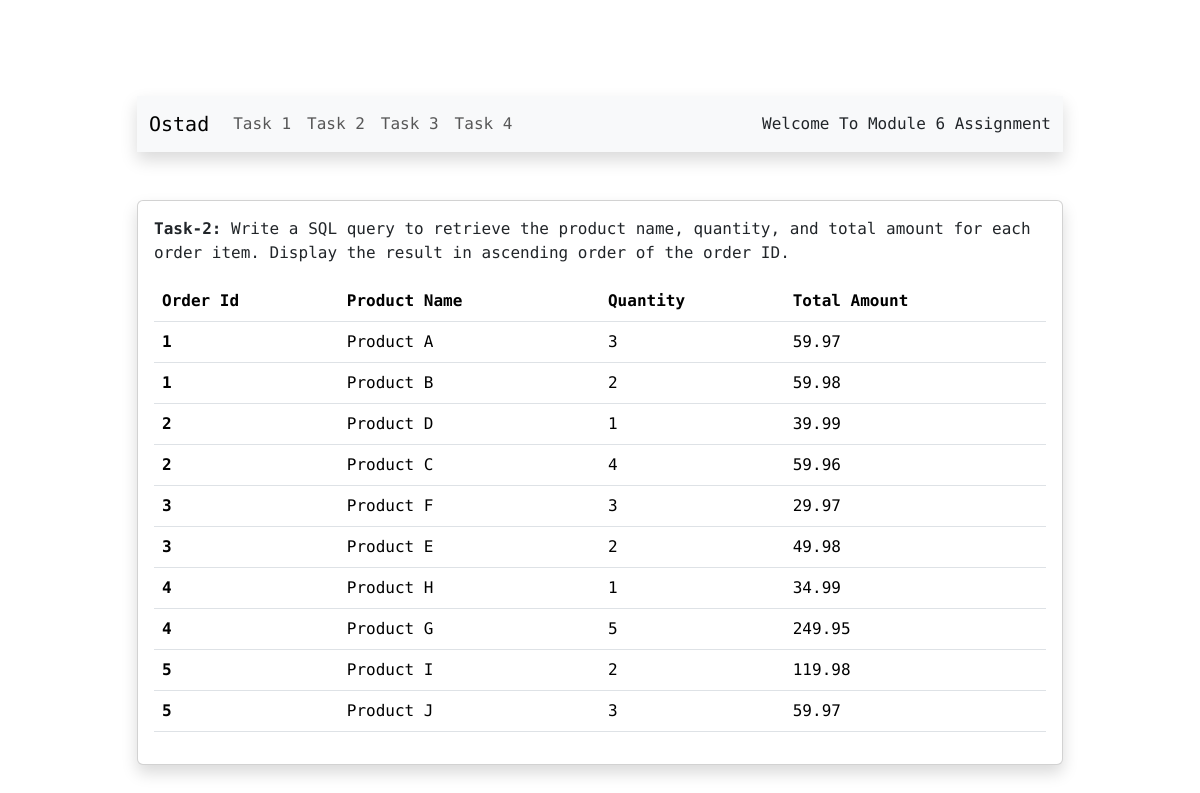
Screenshot of /task_2.php with the database file from the repository.
### tables this page shows
CREATE TABLE `order_items` (
  `order_item_id` int(11) NOT NULL,
  `order_id` bigint(150) NOT NULL,
  `product_id` bigint(150) NOT NULL,
  `quantity` int(11) NOT NULL DEFAULT 0,
  `unit_price` decimal(10,2) NOT NULL
);

CREATE TABLE `orders` (
  `order_id` int(11) NOT NULL,
  `customer_id` bigint(150) NOT NULL,
  `order_date` datetime NOT NULL DEFAULT current_timestamp(),
  `total_amount` decimal(10,2) NOT NULL DEFAULT 0.00
);

CREATE TABLE `products` (
  `product_id` int(11) NOT NULL,
  `category_id` int(11) NOT NULL DEFAULT 0,
  `name` varchar(150) NOT NULL,
  `description` text NOT NULL,
  `price` decimal(10,2) NOT NULL
);

### task_2.php (the view, shortened to what this page needs)
<?php
    include('./config.php');
    $query_two = "SELECT o.order_id, p.name AS product_name, oi.quantity, (oi.quantity * oi.unit_price) AS total_amount FROM order_items AS oi INNER JOIN products AS p ON oi.product_id = p.product_id INNER JOIN orders AS o ON oi.order_id = o.order_id ORDER BY o.order_id ASC;";
    $result_two = $mysqli->query($query_two);
?>
<!DOCTYPE html>
<html lang="en">
<head>
    <link rel="stylesheet" href="./assets/css/bootstrap.min.css">
    <link rel="stylesheet" href="assets/css/style.css">
</head>
<body>
    <div class="container">
        <div class="row my-5">
            <div class="col-md-1"></div>
            <div class="col-md-10">
                <?php include('./navbar.php'); ?>
                <div class="card p-3 shadow">
                    <p class="">
                        <span class="fw-bold">Task-2: </span>
                        Write a SQL query to retrieve the product name, quantity, and total amount for each order item. Display the result in ascending order of the order ID.
                    </p>
                    <table class="table">
                        <thead>
                            <tr>
                            <th scope="col">Order Id</th>
                            <th scope="col">Product Name</th>
                            <th scope="col">Quantity</th>
                            <th scope="col">Total Amount</th>
                            </tr>
                        </thead>
                        <tbody>
                            <?php while($row_two = $result_two->fetch_assoc()){ ?>
                            <tr>
                                <th scope="row"><?php echo $row_two['order_id']; ?></th>
                                <td><?php echo $row_two['product_name']; ?></td>
                                <td><?php echo $row_two['quantity']; ?></td>
                                <td><?php echo $row_two['total_amount']; ?></td>
                            </tr>
                            <?php } ?>
                        </tbody>
                    </table>
                </div>
            </div>
            <div class="col-md-1"></div>
        </div>
    </div>
</body>
</html>

### style.css (style rules this page uses)
body { font-family: 'Fira Code', monospace; }

### rows the page displays
order_items: order.order_id "1", product.name "Product A", quantity "3", total_amount "59.97"
order_items: order.order_id "1", product.name "Product B", quantity "2", total_amount "59.98"
order_items: order.order_id "2", product.name "Product D", quantity "1", total_amount "39.99"
order_items: order.order_id "2", product.name "Product C", quantity "4", total_amount "59.96"
order_items: order.order_id "3", product.name "Product F", quantity "3", total_amount "29.97"
order_items: order.order_id "3", product.name "Product E", quantity "2", total_amount "49.98"
order_items: order.order_id "4", product.name "Product H", quantity "1", total_amount "34.99"
order_items: order.order_id "4", product.name "Product G", quantity "5", total_amount "249.95"
order_items: order.order_id "5", product.name "Product I", quantity "2", total_amount "119.98"
order_items: order.order_id "5", product.name "Product J", quantity "3", total_amount "59.97"
